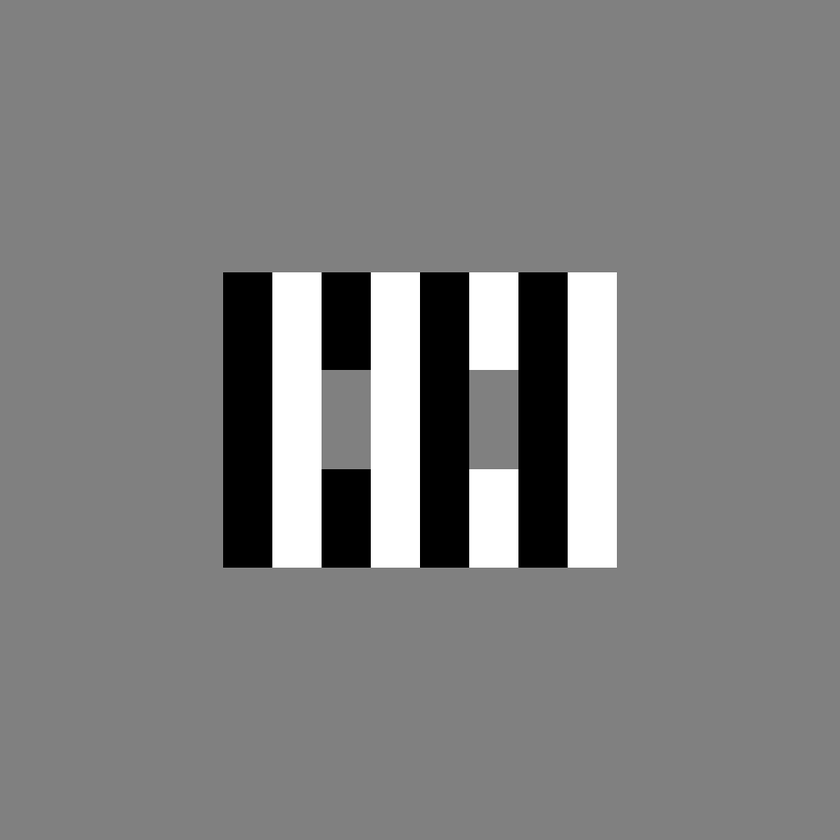
#> input picture demo/example_stimulus.png, 840 x 840 px, shrunk from 1024 x 1024 before the run
$ jupyter execute filters.ipynb
#> lines starting #> are read from the running program, lines starting #| are printed output that depends on the picture
### multyscale/filters.py
# Python Standard Library
from __future__ import annotations

from collections.abc import Sequence

# Third party imports
import numpy as np
from scipy import signal

# TODO: (Abstract) base class Filter with apply-method,...


def apply(image: np.ndarray, filt: np.ndarray, padval: float = 0.5) -> np.ndarray:
    """Apply filter to image, optionally pad input

    Parameters
    ----------
    image : numpy.ndarray
        image to filter
    filt : numpy.ndarray
        filter to use
    padval : float, optional
        whether to pad the input image, by default 0.5.
        If truthy, input will be padded equally around all borders
        with the constant value in here
        to be the size of the filter,

    Returns
    -------
    numpy.ndarray
        Filtered image
    """

    # TODO: make method
    # if padval:
    pad_vertical, pad_horizontal = np.array(filt.shape)
    padding = np.array(
        [
            [pad_vertical / 2 - 1, pad_vertical / 2],
            [pad_horizontal / 2 - 1, pad_horizontal / 2],
        ],
        dtype="int",
    )
    pad_image = np.pad(image, padding, "constant", constant_values=padval)
    filtered_image = signal.fftconvolve(pad_image, filt, mode="valid")
    # else:
    # filtered_image = signal.fftconvolve(image, filt, mode="same")
    return filtered_image


def gaussian2d(
    x: np.ndarray,
    y: np.ndarray,
    sigma: Sequence[float],
    center: Sequence[int] = (0, 0),
    orientation: float = 0,
) -> np.ndarray:
    """Create 2D Gaussian

    Parameters
    ----------
    x : numpy.ndarray
        x coordinates of each pixel
    y : numpy.ndarray
        y coordinates of each pixel
    sigma : Sequence[float]
        standard deviation along each axis (2-vector) or both axes (scalar)
    center : Sequence[int], optional
        coordinates to center Gaussian on, by default (0, 0)
    orientation : float, optional
        degrees of counterclockwise rotation of Gaussian axes, by default 0

    Returns
    -------
    numpy.ndarray
        image matrix, of shape = x.shape, with a Gaussian kernel
    """
    # TODO: convert Gaussian to class

    # Sigma is tuple of two sigmas, one for each axis.
    # Units of x,y, determine units of sigma:
    # if x,y are in pixels, e.g., [0,1024],
    # sigma should be specified in pixels as well;
    # if x,y are in degrees, e.g., [-16, 16],
    # sigma should be specified in degrees as well.

    # General equation for a 2D elliptical Gaussian:
    #
    # f(x,y) = A*exp(-(a(x-x0)^2+2b(x-x0)(y-y0)+c(y-y0)2))
    #
    # where x0 and x0 are the center positions.
    # Let's leave amplitude A as responsibility to the caller,
    # and keep it fixed at 1 here.
    # If center = (0,0), this reduces the equation to:
    #
    # f(x,y) = exp(-(ax^2+2bxy+cy^2))
    #
    # where, given angle th in radians:
    #
    # a = (cos(th)^2 / 2sigma_x^2) + (sin(th)^2 / 2sigma_y^2)
    # b = -(sin(2*th)/ 4sigma_x^2) + (sin(2*th) / 4sigma_y^2)
    # c = (sin(th)^2 / 2sigma_x^2) + (cos(th)^2 / 2sigma_y^2)

    # convert orientation parameter to radians
    sigma = np.array(sigma) * [1, 1]

    theta = np.deg2rad(orientation)

    # determine a, b, c coefficients
    a = (np.cos(theta) ** 2 / (2 * sigma[0] ** 2)) + (np.sin(theta) ** 2 / (2 * sigma[1] ** 2))
    b = -(np.sin(2 * theta) / (4 * sigma[0] ** 2)) + (np.sin(2 * theta) / (4 * sigma[1] ** 2))
    c = (np.sin(theta) ** 2 / (2 * sigma[0] ** 2)) + (np.cos(theta) ** 2 / (2 * sigma[1] ** 2))

    # create Gaussian
    gaussian = np.exp(
        -(
            a * (x - center[0]) ** 2
            + 2 * b * (x - center[0]) * (y - center[1])
            + c * (y - center[1]) ** 2
        )
    )

    return gaussian


def odog(x, y, sigma, orientation=(0, 0)):
    """Create oriented difference-of-Gaussian filter

    Parameters
    ----------
    x : numpy.ndarray
        x coordinates of each pixel
    y : numpy.ndarray
        y coordinates of each pixel
    sigma : Sequence[Sequence[float]]
        standard deviation along each axis (2-vector) or both axes (scalar)
        for center Gaussian,
        and similar for surround Gaussian
    center : Sequence[int], optional
        coordinates to center Gaussian on, by default (0, 0)
    orientation : Sequence[float], optional
        degrees of counterclockwise rotation of axes of each Gaussian, by default (0, 0)

    Returns
    -------
    numpy.ndarray
        image matrix, of shape = x.shape, with oriented DoG kernel
    """

    # TODO: convert ODoG to class

    # Sigma is tuple of two tuples, one for Gaussian.
    # Orientation is tuple of two floats, one for each

    orientation = np.array(orientation) * [1, 1]

    # Create center and surround anisotropic Gaussian filters
    center = gaussian2d(x, y, sigma=sigma[0], orientation=orientation[0])
    surround = gaussian2d(x, y, sigma=sigma[1], orientation=orientation[1])

    # Normalize each filter by its total
    center = center / center.sum()
    surround = surround / surround.sum()

    # Subtract to create differential filter
    odog = center - surround

    return odog


def dog(
    x: np.ndarray,
    y: np.ndarray,
    sigma: Sequence[float],
    center: Sequence[int] = (0, 0),
) -> np.ndarray:
    """Create isotropic (unoriented) difference-of-Gaussian filter

    Parameters
    ----------
    x : numpy.ndarray
        x coordinates of each pixel
    y : numpy.ndarray
        y coordinates of each pixel
    sigma : Sequence[float]
        standard deviation along both axes (scalar)
        for center Gaussian, and for surround Gaussian
    center : Sequence[int], optional
        coordinates to center Gaussian on, by default (0, 0)

    Returns
    -------
    numpy.ndarray
        image matrix, of shape = x.shape, with isotropic DoG kernel
    """

    # Isotropic difference of Gaussian;
    # Sigma is tuple of two floats, one for each Gaussian.
    # center has (sigma[0], sigma[0]),
    # surround has (sigma[1], sigma[1])
    dog = odog(x, y, ((sigma[0], sigma[0]), (sigma[1], sigma[1])))

    return dog


# [16 lines left out: function global_avg, not called in this run]

### demo/filters.ipynb
# Creating and applying image filters

[cell 1]
# Third party libraries
import numpy as np
import matplotlib.pyplot as plt
from PIL import Image

# Import local module
from multyscale import filters

## Example stimulus
The example stimulus that this tutorial uses is a version of White's (1979) classic illusion, as also used by Robinson, Hammon, & de Sa (2007).
This stimulus is stored as an `.png` file, so it is first loaded in using `PIL` and converted to grayscale,
and then cast as a numpy NDArray.
The image 1024x1024 pixels represent 32x32 degrees of the visual field,
so, if centered, the visual extent of this stimulus subtends
from -16 degrees on the left, to 16 degrees on the right,
and from -16 degrees on top, to 16 degrees on the bottom.

[cell 2]
stimulus = np.asarray(Image.open("example_stimulus.png").convert("L"))
shape = stimulus.shape  # filtershape, in pixels
#> shape = (840, 840)
# visual extent, in degrees visual angle,
# same convention as pyplot (left, right, top, bottom):
visextent = (-16, 16, -16, 16)

plt.imshow(stimulus, cmap='gray', extent=visextent)

## Image space
To construct any filters, first the coordinates of the space must be defined.
Here, the stimulus is said to subtend 32x32 degrees of visual extent, and has a resolution of 1024x1024 pixels.
The horizontal (`axish`) and vertical (`axisv`) axes of the space, then, sample the range set by the limits of the visual extent, in 1024 steps.
The numpy.meshgrid function then gives arrays with the `x` and `y` coordinate, in degrees of visual angle, of each of the 1024x1024 pixels in the space.

Defining the coordinates in degrees of visual angle allows for defining all other space quantities also in degrees.
If, instead, the coordinates are in pixels, all other quantities (e.g., standard deviations of filters), must also be given in pixels.

[cell 3]
axish = np.linspace(visextent[0], visextent[1], shape[0])
#> axish = 840 values from -16 to 16
axisv = np.linspace(visextent[2], visextent[3], shape[1])
#> axisv = 840 values from -16 to 16

(x, y) = np.meshgrid(axish, axisv)

## Filter types
The [multyscale.filters](../reference/multyscale.filters.rst) module implements several filter types:

- `multyscale.filters.gaussian2d`: a two-dimensional Gaussian filter, which has a standard deviation along a major and minor axis, and optionally a rotation
- `multyscale.filters.dog`: a isotropic difference-of-Gaussian filter, composed of a center 2D Gaussian and a surround 2D Gaussian, that are each symmetrical (i.e., standard deviation along major and minor axes are identical)
- `multyscale.filters.odog`: an oriented difference-of-Gaussian filter, composed of a center 2D Gaussian and  a surround 2D Gaussian, which do not have to be isotropic (i.e., can have different standard deviations along their major and minor axes).

### Two-dimensional Gaussian
The two-dimensional Gaussian is evaluate over the whole input space, i.e., for each coordinate in `x` and `y`.
The shape of a Gaussian is generally defined by two parameters: its central tendency, and its spread.
For a 2D Gaussian in space, this corresponds to the `center` location,
and the standard deviation `sigma`.
The present implementation of the Gaussian defaults to `center`ing on `(0,0)`.

[cell 4]
img = filters.gaussian2d(x, y, sigma=2)
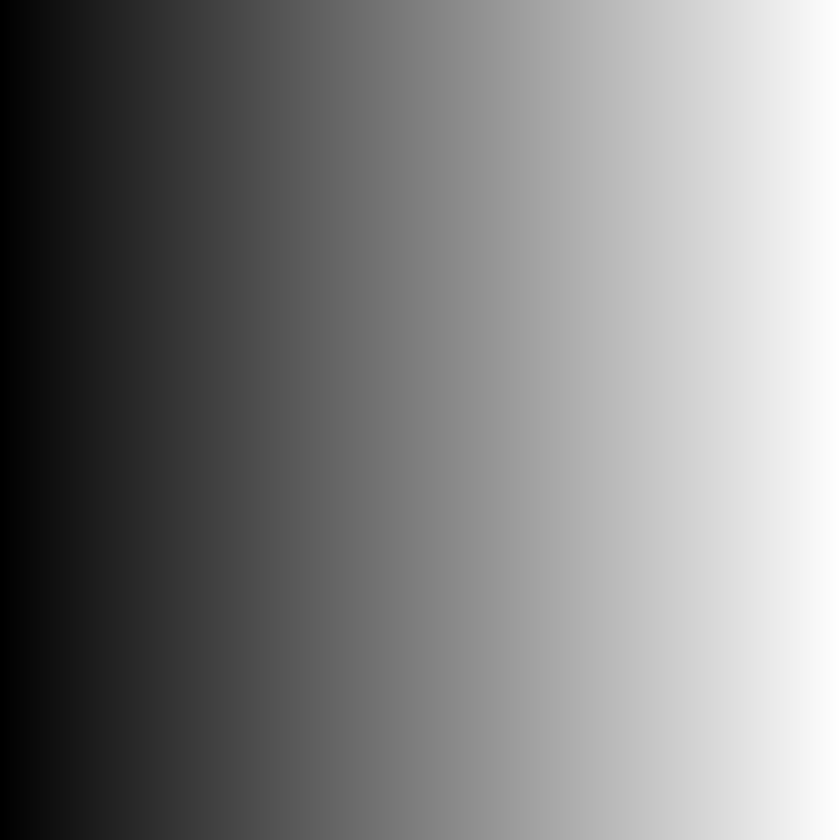
#> x: shape (840, 840) float64; min -16, max 16, mean -1.02e-15; drawn with min black and max white
img2 = filters.gaussian2d(x,y, sigma=1, center=(-4,6))

# Plot
plt.subplot(2, 2, 1)
plt.imshow(img, extent=visextent, cmap="coolwarm")
plt.subplot(2, 2, 2)
plt.imshow(img2, extent=visextent, cmap="coolwarm")

# Plot horizontal meridians
plt.subplot(2, 2, 3)
plt.plot(x[int(img.shape[0] / 2)], img[int(img.shape[0] / 2), ...])
plt.subplot(2, 2, 4)
plt.plot(x[int(img2.shape[0] / 2)], img2[int(img2.shape[0] / 2), ...])
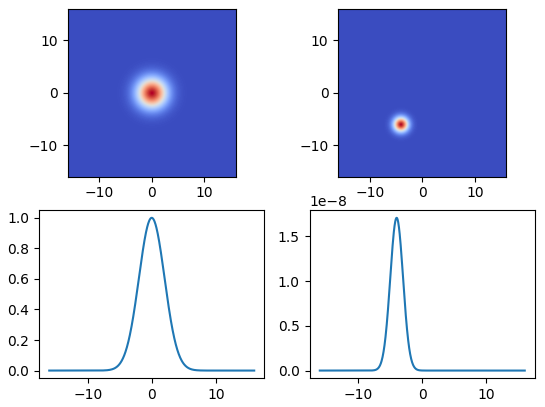
#> figure drawn by matplotlib, 4 panels; panel 3: curve peaks at x = -0.0191, y = 1; panel 4: curve peaks at x = -3.99, y = 1.71e-08

### Difference-of-Gaussian
A common type of filter of image processing, is the difference-of-Gaussian (DoG) filter.
As the name implies, it consists of two, 2D Gaussian filters:
a smaller "center" Gaussian, and a larger "surround" Gaussian,
and the filter subtracts the surround Gaussian from the center Gaussian.

For an isotropic DoG filter only one standard deviation is required for each of the constituent Gaussians.
These filters are radially symmetric, and therefore considered _unoriented_ DoG filters.

[cell 5]
img = filters.dog(x, y, sigma=(2,4)) # surround Gaussian is 2:1 of center gaussian

# Plot
plt.subplot(1, 2, 1)
plt.imshow(img, extent=visextent, cmap="coolwarm")

# Plot horizontal meridian
plt.subplot(1, 2, 2)
plt.plot(x[int(img.shape[0] / 2)], img[int(img.shape[0] / 2), ...])
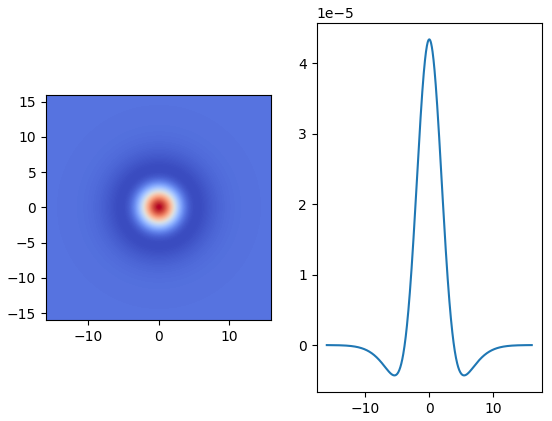
#> figure drawn by matplotlib, 2 panels; panel 2: curve peaks at x = -0.0191, y = 4.34e-05

### Oriented 2D Gaussian
The previous filters are isotropic: they are radially symmetric and thus _unoriented_.
This is because the 2D Gaussian(s) have the same standard deviation along both axes.
However, this is not required.
_Oriented_ 2D Gaussians can be made by differing the standard deviation along the two axes.
Optionally, the major and minor axes of the Gaussian can be rotated away from the horizontal and vertical axes.

[cell 6]
img = filters.gaussian2d(x, y, sigma=(6, 2))
img2 = filters.gaussian2d(x, y, sigma=(6, 2), orientation=65) # rotation is counterclockwise

# Plot
plt.subplot(2, 2, 1)
plt.imshow(img, extent=visextent, cmap="coolwarm")
plt.subplot(2, 2, 2)
plt.imshow(img2, extent=visextent, cmap="coolwarm")

# Plot horizontal meridian
plt.subplot(2, 2, 3)
plt.plot(x[int(img.shape[0] / 2)], img[int(img.shape[0] / 2), ...])
plt.subplot(2, 2, 4)
plt.plot(x[int(img2.shape[0] / 2)], img2[int(img2.shape[0] / 2), ...])
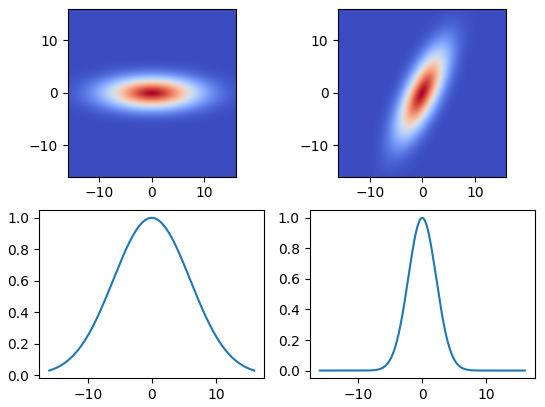
#> figure drawn by matplotlib, 4 panels; panel 3: curve peaks at x = -0.0191, y = 1; panel 4: curve peaks at x = -0.0191, y = 1

### Oriented Difference-of-Gaussian
A difference-of-Gaussian filter also does not have to be isotropic.
If at least one of the constituent Gaussians (center or surround) is oriented,
so will the combined filter be.
This filter now is an _oriented_ difference-of-Gaussians (ODoG) filter.

[cell 7]
sigma = ((2, 2), (2, 4))  # surround Gaussian is 2:1 in one axis
img = filters.odog(x, y, sigma, orientation=80)

# Plot filter + horizontal meridian
plt.subplot(1, 2, 1)
plt.imshow(img, extent=visextent, cmap="coolwarm")
plt.subplot(1, 2, 2)
plt.plot(x[int(img.shape[0] / 2)], img[int(img.shape[0] / 2), ...])
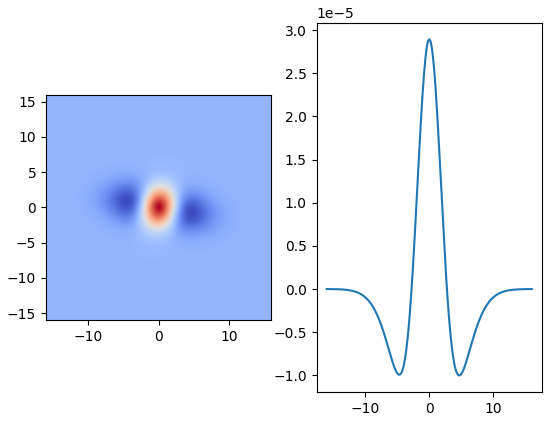
#> figure drawn by matplotlib, 2 panels; panel 2: curve peaks at x = -0.0191, y = 2.89e-05

## Applying filters

[cell 8]
img = filters.odog(x, y, sigma=((2, 2), (2, 4)), orientation=80)

# % Apply filter
filt_img = filters.apply(stimulus, img)
#> in apply, `pad_image = np.pad(image, padding, "constant", constant_values=padval)`:
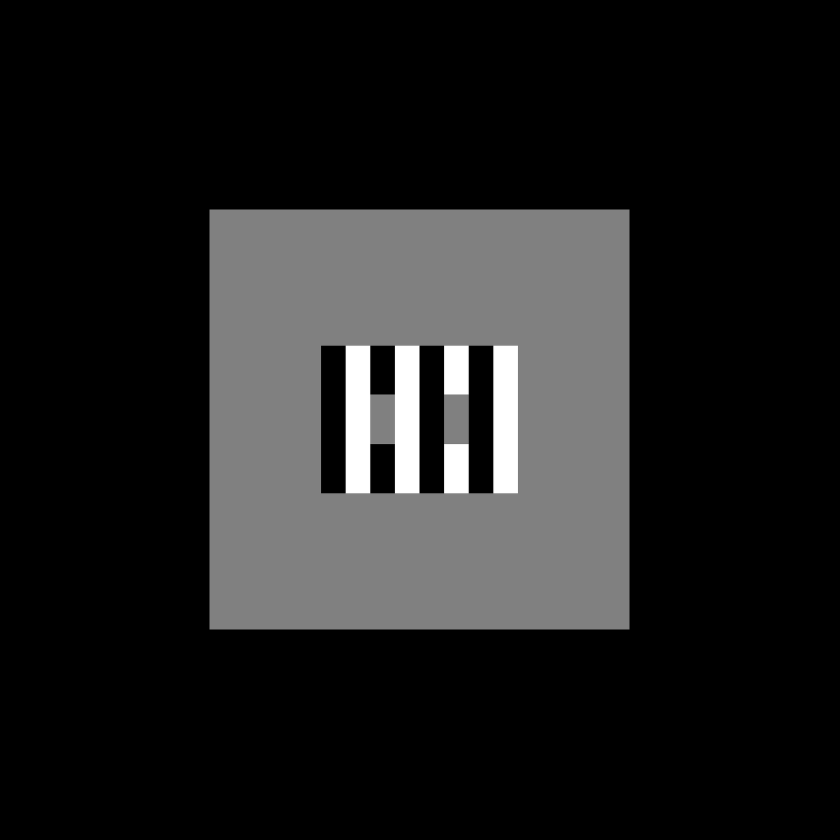
#> pad_image: shape (1679, 1679) (shown at 1/2 size); min 0, max 255, mean 32
#> in apply, `filtered_image = signal.fftconvolve(pad_image, filt, mode="valid")`:
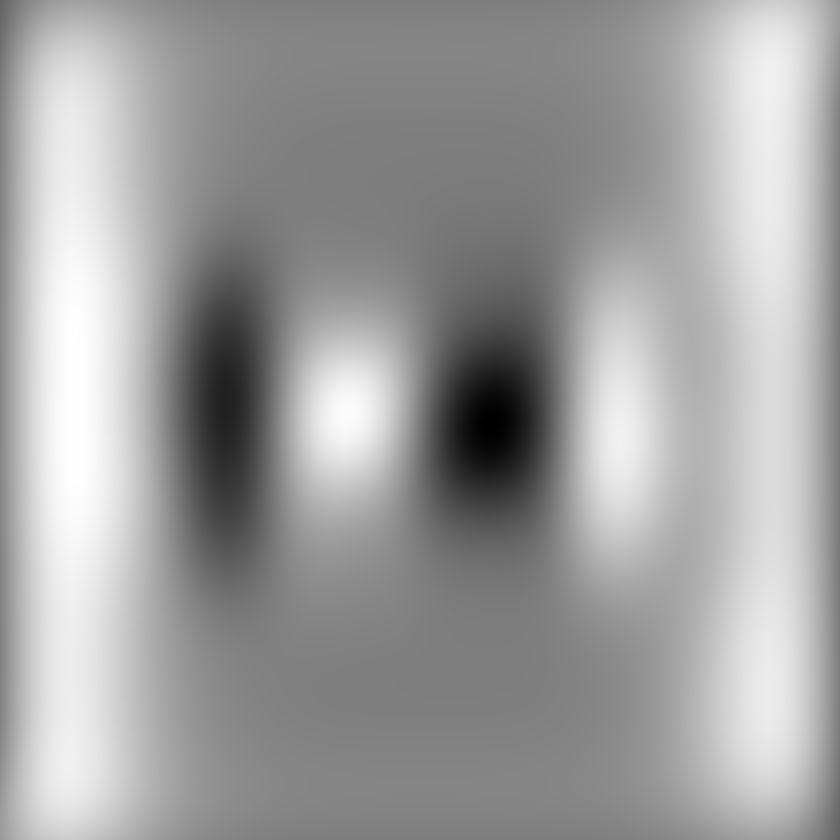
#> filtered_image: shape (840, 840) float64; min -23.22, max 23.84, mean 6.2; drawn with min black and max white

# Plot stimulus
plt.subplot(1, 3, 1)
plt.imshow(stimulus, cmap="gray", extent=visextent)

# Plot filter + horizontal meridian
plt.subplot(2, 3, 2)
plt.imshow(img, extent=visextent, cmap="coolwarm")
plt.subplot(2, 3, 5)
plt.plot(x[int(img.shape[0] / 2)], img[int(img.shape[0] / 2), ...])

# Plot filtered image
plt.subplot(1, 3, 3)
plt.imshow(filt_img, cmap="coolwarm", extent=visextent)
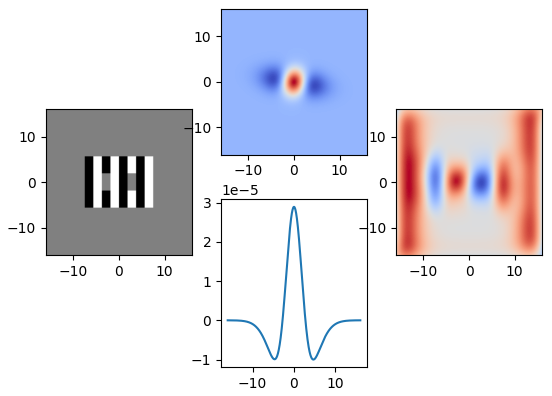
#> figure drawn by matplotlib, 4 panels; panel 3: curve peaks at x = -0.0191, y = 2.89e-05
